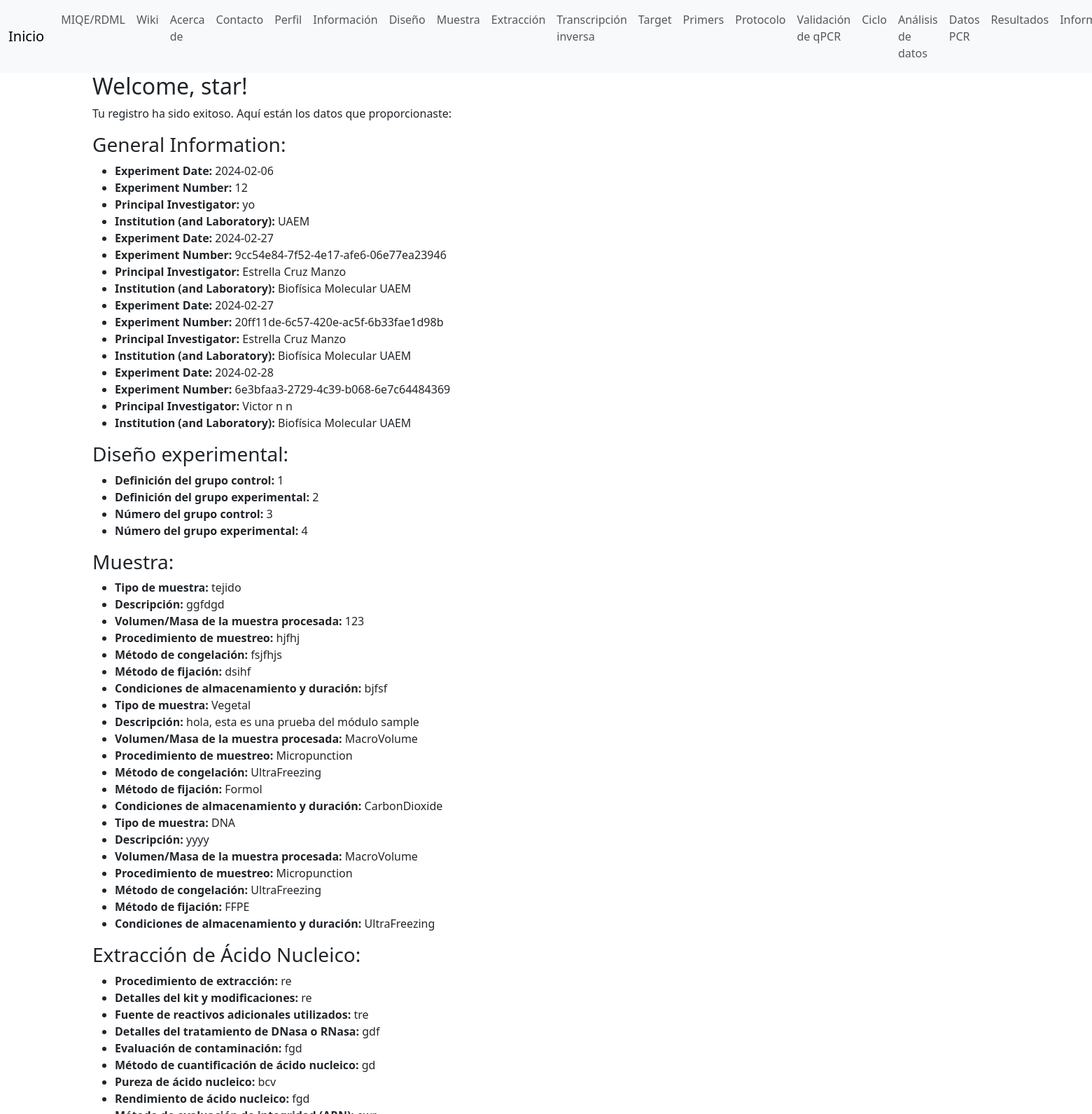
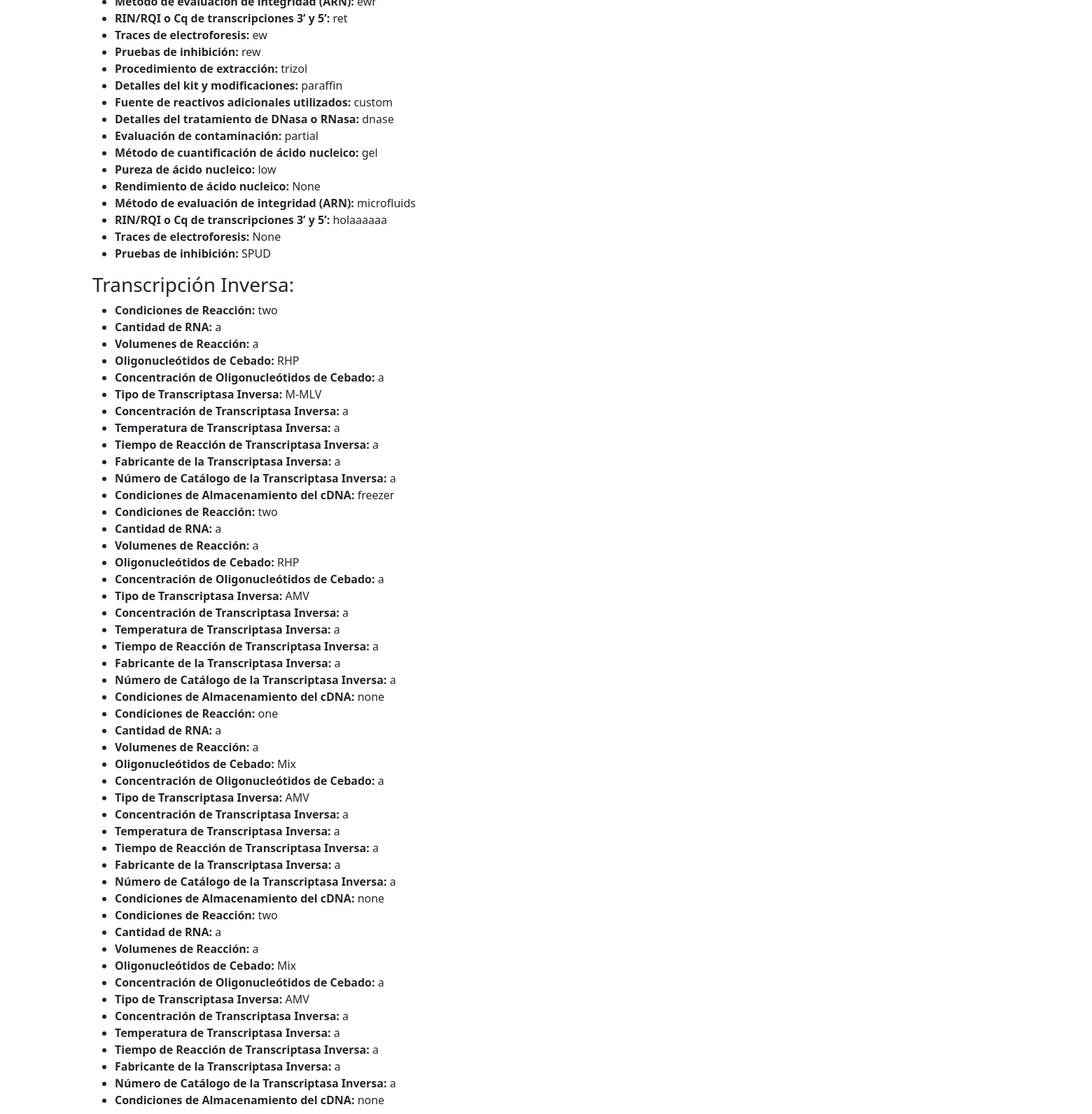
/report (signed in, upper part), run on the app's committed database (2 pictures, top to bottom).
### run.py (models this page shows)
class GeneralInfoDataModel(db.Model):
    id = db.Column(db.Integer, primary_key=True)
    experiment_date = db.Column(db.Date, nullable=False)
    experiment_number = db.Column(db.String(100), nullable=False)
    principal_investigator = db.Column(db.String(100), nullable=False)
    institution_lab = db.Column(db.String(100), nullable=False)

class DesignDataModel(db.Model):
    id = db.Column(db.Integer, primary_key=True)
    group_control_definition = db.Column(db.String(100), nullable=False)
    group_experimental_definition = db.Column(db.String(100), nullable=False)
    group_control_number = db.Column(db.Integer, nullable=False)
    group_experimental_number = db.Column(db.Integer, nullable=False)

class SampleDataModel(db.Model):
    id = db.Column(db.Integer, primary_key=True)
    sample_type = db.Column(db.String(100), nullable=False)
    sample_description = db.Column(db.Text, nullable=False)
    sample_volume_mass = db.Column(db.String(100), nullable=False)
    sampling_procedure = db.Column(db.String(100), nullable=False)
    freezing_method = db.Column(db.String(100), nullable=False)
    fixation_method = db.Column(db.String(100), nullable=False)
    storage_conditions = db.Column(db.String(100), nullable=False)

class NucleicAcidExtractionDataModel(db.Model):
    id = db.Column(db.Integer, primary_key=True)
    extraction_procedure = db.Column(db.String(100), nullable=False)
    kit_details = db.Column(db.String(100), nullable=False)
    additional_reagents = db.Column(db.String(100), nullable=False)
    dnase_rnase_treatment = db.Column(db.String(100), nullable=False)
    contamination_evaluation = db.Column(db.String(100), nullable=False)
    nucleic_acid_quantification_method = db.Column(db.String(100), nullable=False)
    nucleic_acid_purity = db.Column(db.String(100), nullable=False)
    nucleic_acid_yield = db.Column(db.String(100), nullable=False)
    integrity_assessment_method = db.Column(db.String(100), nullable=False)
    rin_rqi_cq_details = db.Column(db.String(100), nullable=False)
    electrophoresis_traces = db.Column(db.String(100), nullable=False)
    inhibition_testing = db.Column(db.String(100), nullable=False)

class ReverseTranscriptionDataModel(db.Model):
    __tablename__ = 'reverse_transcription_data'  # Name of the table in the database
    id = db.Column(db.Integer, primary_key=True)
    reaction_conditions = db.Column(db.String(50), nullable=False)
    rna_quantity = db.Column(db.String(50), nullable=False)
    reaction_volumes = db.Column(db.String(50), nullable=False)
    reverse_transcriptase_oligo_priming = db.Column(db.String(50), nullable=False)
    reverse_transcriptase_oligo_concentration = db.Column(db.String(50), nullable=False)
    reverse_transcriptase_type = db.Column(db.String(50), nullable=False)
    reverse_transcriptase_concentration = db.Column(db.String(50), nullable=False)
    reverse_transcriptase_temperature = db.Column(db.String(50), nullable=False)
    reverse_transcriptase_reaction_time = db.Column(db.String(50), nullable=False)
    reverse_transcriptase_manufacturer = db.Column(db.String(50), nullable=False)
    reverse_transcriptase_catalog_number = db.Column(db.String(50), nullable=False)
    cdna_storage_conditions = db.Column(db.String(50), nullable=False)

### run.py (the view)
@app.route('/report')
def report():
    if 'username' in session:
        username = session['username']
        general_info_data = GeneralInfoDataModel.query.all()
        design_data = DesignDataModel.query.all()
        sample_data = SampleDataModel.query.all()
        extraction_data = NucleicAcidExtractionDataModel.query.all()
        reverse_transcription_data = ReverseTranscriptionDataModel.query.all()
        target_data = qPCRTargetInfoDataModel.query.all()  # Modelo de datos para qPCR Target Information
        primer_data = qPCRPrimersDataModel.query.all()  # Modelo de datos para qPCR Primers
        protocol_data = qPCRProtocolDataModel.query.all()
        thermal_data = ThermalCyclingConditionsDataModel.query.all()
        validation_data = qPCRValidationDataModel.query.all()
        data_analysis_data = DataAnalysisModel.query.all()
        results_data = ResultsAnalysisModel.query.all()
        real_time_pcr_data = RealTimePCRDataModel.query.all()
        return render_template('report.html', username=username, general_info_data=general_info_data, design_data=design_data, sample_data=sample_data, extraction_data=extraction_data, reverse_transcription_data=reverse_transcription_data, target_data=target_data, primer_data=primer_data, protocol_data=protocol_data, thermal_data=thermal_data, validation_data=validation_data, data_analysis_data=data_analysis_data, results_data=results_data, real_time_pcr_data=real_time_pcr_data)
    else:
        return redirect(url_for('login'))

### templates/report.html (shortened to what this page needs)
{% extends 'layout.html' %}
{% block content %}
    <h2>Welcome, {{ username }}!</h2>
    <p>Tu registro ha sido exitoso. Aquí están los datos que proporcionaste:</p>
    <h3>General Information:</h3>
    <ul>
        {% for info in general_info_data %}
            <li><strong>Experiment Date:</strong> {{ info.experiment_date }}</li>
            <li><strong>Experiment Number:</strong> {{ info.experiment_number }}</li>
            <li><strong>Principal Investigator:</strong> {{ info.principal_investigator }}</li>
            <li><strong>Institution (and Laboratory):</strong> {{ info.institution_lab }}</li>
        {% endfor %}
    </ul>
    <h3>Diseño experimental:</h3>
    <ul>
        {% for data in design_data %}
            <li><strong>Definición del grupo control:</strong> {{ data.group_control_definition }}</li>
            <li><strong>Definición del grupo experimental:</strong> {{ data.group_experimental_definition }}</li>
            <li><strong>Número del grupo control:</strong> {{ data.group_control_number }}</li>
            <li><strong>Número del grupo experimental:</strong> {{ data.group_experimental_number }}</li>
        {% endfor %}
    </ul>
    <h3>Muestra:</h3>
    <ul>
        {% for sample in sample_data %}
            <li><strong>Tipo de muestra:</strong> {{ sample.sample_type }}</li>
            <li><strong>Descripción:</strong> {{ sample.sample_description }}</li>
            <li><strong>Volumen/Masa de la muestra procesada:</strong> {{ sample.sample_volume_mass }}</li>
            <li><strong>Procedimiento de muestreo:</strong> {{ sample.sampling_procedure }}</li>
            <li><strong>Método de congelación:</strong> {{ sample.freezing_method }}</li>
            <li><strong>Método de fijación:</strong> {{ sample.fixation_method }}</li>
            <li><strong>Condiciones de almacenamiento y duración:</strong> {{ sample.storage_conditions }}</li>
        {% endfor %}
    </ul>
    <h3>Extracción de Ácido Nucleico:</h3>
    <ul>
        {% for extraction in extraction_data %}
            <li><strong>Procedimiento de extracción:</strong> {{ extraction.extraction_procedure }}</li>
            <li><strong>Detalles del kit y modificaciones:</strong> {{ extraction.kit_details }}</li>
            <li><strong>Fuente de reactivos adicionales utilizados:</strong> {{ extraction.additional_reagents }}</li>
            <li><strong>Detalles del tratamiento de DNasa o RNasa:</strong> {{ extraction.dnase_rnase_treatment }}</li>
            <li><strong>Evaluación de contaminación:</strong> {{ extraction.contamination_evaluation }}</li>
            <li><strong>Método de cuantificación de ácido nucleico:</strong> {{ extraction.nucleic_acid_quantification_method }}</li>
            <li><strong>Pureza de ácido nucleico:</strong> {{ extraction.nucleic_acid_purity }}</li>
            <li><strong>Rendimiento de ácido nucleico:</strong> {{ extraction.nucleic_acid_yield }}</li>
            <li><strong>Método de evaluación de integridad (ARN):</strong> {{ extraction.integrity_assessment_method }}</li>
            <li><strong>RIN/RQI o Cq de transcripciones 3’ y 5’:</strong> {{ extraction.rin_rqi_cq_details }}</li>
            <li><strong>Traces de electroforesis:</strong> {{ extraction.electrophoresis_traces }}</li>
            <li><strong>Pruebas de inhibición:</strong> {{ extraction.inhibition_testing }}</li>
        {% endfor %}
    </ul>
    <h3>Transcripción Inversa:</h3>
<ul>
        {% for data in reverse_transcription_data %}
            <li><strong>Condiciones de Reacción:</strong> {{ data.reaction_conditions }}</li>
            <li><strong>Cantidad de RNA:</strong> {{ data.rna_quantity }}</li>
            <li><strong>Volumenes de Reacción:</strong> {{ data.reaction_volumes }}</li>
            <li><strong>Oligonucleótidos de Cebado:</strong> {{ data.reverse_transcriptase_oligo_priming }}</li>
            <li><strong>Concentración de Oligonucleótidos de Cebado:</strong> {{ data.reverse_transcriptase_oligo_concentration }}</li>
            <li><strong>Tipo de Transcriptasa Inversa:</strong> {{ data.reverse_transcriptase_type }}</li>
            <li><strong>Concentración de Transcriptasa Inversa:</strong> {{ data.reverse_transcriptase_concentration }}</li>
            <li><strong>Temperatura de Transcriptasa Inversa:</strong> {{ data.reverse_transcriptase_temperature }}</li>
            <li><strong>Tiempo de Reacción de Transcriptasa Inversa:</strong> {{ data.reverse_transcriptase_reaction_time }}</li>
            <li><strong>Fabricante de la Transcriptasa Inversa:</strong> {{ data.reverse_transcriptase_manufacturer }}</li>
            <li><strong>Número de Catálogo de la Transcriptasa Inversa:</strong> {{ data.reverse_transcriptase_catalog_number }}</li>
            <li><strong>Condiciones de Almacenamiento del cDNA:</strong> {{ data.cdna_storage_conditions }}</li>
        {% endfor %}
</ul>
{% endblock %}

### data on the page
GeneralInfoDataModel: experiment_date "2024-02-06", experiment_number "12", principal_investigator "yo", institution_lab "UAEM"
GeneralInfoDataModel: experiment_date "2024-02-27", experiment_number "9cc54e84-7f52-4e17-afe6-06e77ea23946", principal_investigator "Estrella Cruz Manzo", institution_lab "Biofísica Molecular UAEM"
GeneralInfoDataModel: experiment_date "2024-02-27", experiment_number "20ff11de-6c57-420e-ac5f-6b33fae1d98b", principal_investigator "Estrella Cruz Manzo", institution_lab "Biofísica Molecular UAEM"
GeneralInfoDataModel: experiment_date "2024-02-28", experiment_number "6e3bfaa3-2729-4c39-b068-6e7c64484369", principal_investigator "Victor n n", institution_lab "Biofísica Molecular UAEM"
DesignDataModel: group_control_definition "1", group_experimental_definition "2", group_control_number "3", group_experimental_number "4"
SampleDataModel: sample_type "tejido", sample_description "ggfdgd", sample_volume_mass "123", sampling_procedure "hjfhj", freezing_method "fsjfhjs", fixation_method "dsihf", storage_conditions "bjfsf"
SampleDataModel: sample_type "Vegetal", sample_description "hola, esta es una prueba del módulo sample", sample_volume_mass "MacroVolume", sampling_procedure "Micropunction", freezing_method "UltraFreezing", fixation_method "Formol", storage_conditions "CarbonDioxide"
SampleDataModel: sample_type "DNA", sample_description "yyyy", sample_volume_mass "MacroVolume", sampling_procedure "Micropunction", freezing_method "UltraFreezing", fixation_method "FFPE", storage_conditions "UltraFreezing"
NucleicAcidExtractionDataModel: extraction_procedure "re", kit_details "re", additional_reagents "tre", dnase_rnase_treatment "gdf", contamination_evaluation "fgd", nucleic_acid_quantification_method "gd", nucleic_acid_purity "bcv", nucleic_acid_yield "fgd", integrity_assessment_method "ewr", rin_rqi_cq_details "ret", electrophoresis_traces "ew", inhibition_testing "rew"
NucleicAcidExtractionDataModel: extraction_procedure "trizol", kit_details "paraffin", additional_reagents "custom", dnase_rnase_treatment "dnase", contamination_evaluation "partial", nucleic_acid_quantification_method "gel", nucleic_acid_purity "low", nucleic_acid_yield "None", integrity_assessment_method "microfluids", rin_rqi_cq_details "holaaaaaa", electrophoresis_traces "None", inhibition_testing "SPUD"
ReverseTranscriptionDataModel: reaction_conditions "two", rna_quantity "a", reaction_volumes "a", reverse_transcriptase_oligo_priming "RHP", reverse_transcriptase_oligo_concentration "a", reverse_transcriptase_type "M-MLV", reverse_transcriptase_concentration "a", reverse_transcriptase_temperature "a", reverse_transcriptase_reaction_time "a", reverse_transcriptase_manufacturer "a", reverse_transcriptase_catalog_number "a", cdna_storage_conditions "freezer"
ReverseTranscriptionDataModel: reaction_conditions "two", rna_quantity "a", reaction_volumes "a", reverse_transcriptase_oligo_priming "RHP", reverse_transcriptase_oligo_concentration "a", reverse_transcriptase_type "AMV", reverse_transcriptase_concentration "a", reverse_transcriptase_temperature "a", reverse_transcriptase_reaction_time "a", reverse_transcriptase_manufacturer "a", reverse_transcriptase_catalog_number "a", cdna_storage_conditions "none"
ReverseTranscriptionDataModel: reaction_conditions "one", rna_quantity "a", reaction_volumes "a", reverse_transcriptase_oligo_priming "Mix", reverse_transcriptase_oligo_concentration "a", reverse_transcriptase_type "AMV", reverse_transcriptase_concentration "a", reverse_transcriptase_temperature "a", reverse_transcriptase_reaction_time "a", reverse_transcriptase_manufacturer "a", reverse_transcriptase_catalog_number "a", cdna_storage_conditions "none"
ReverseTranscriptionDataModel: reaction_conditions "two", rna_quantity "a", reaction_volumes "a", reverse_transcriptase_oligo_priming "Mix", reverse_transcriptase_oligo_concentration "a", reverse_transcriptase_type "AMV", reverse_transcriptase_concentration "a", reverse_transcriptase_temperature "a", reverse_transcriptase_reaction_time "a", reverse_transcriptase_manufacturer "a", reverse_transcriptase_catalog_number "a", cdna_storage_conditions "none"

### other printed values
{{ username }} "star"
